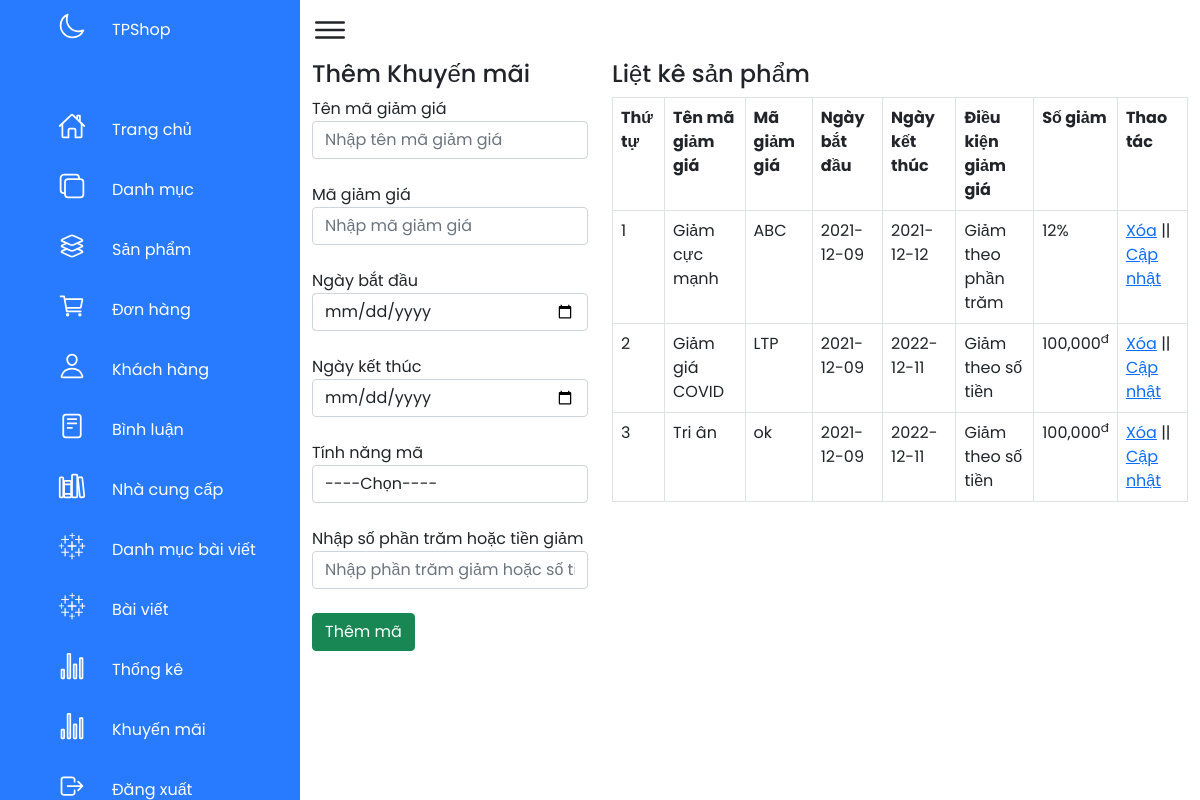
Screenshot of /admin/xulykhuyenmai.php with the database file from the repository.
### tables this page shows
CREATE TABLE `khuyenmai` (
  `makhuyenmai` varchar(50) NOT NULL,
  `tenmagiamgia` varchar(100) NOT NULL,
  `ngaybatdau` date NOT NULL,
  `ngayketthuc` date NOT NULL,
  `hinhthuckhuyenmai` int(11) NOT NULL COMMENT '1: giam %\r\n2: giảm giá tiền',
  `giagiam` float NOT NULL
);

### admin/xulykhuyenmai.php (the view, shortened to what this page needs)
<?php
include('../db/conn.php');
?>
<!DOCTYPE html>
<html lang="en">
<head>
    <link rel="stylesheet" href="../css/style_admin.css">
    <link href="https://cdn.jsdelivr.net/npm/bootstrap@5.1.3/dist/css/bootstrap.min.css" rel="stylesheet">
</head>
<body>
    <div class="container1">
        <?php
        include('menu.php');
        ?>
        <div class="main">
            <div class="toggle">
                <ion-icon name="menu-outline"></ion-icon>
            </div>
            <div class="container">
                <div class="row">
                    <?php
                    if (isset($_GET['quanly']) == 'capnhat') {
                        $id_capnhat = $_GET['capnhat_id'];
                        $sql_capnhat = mysqli_query($con, "SELECT * FROM khuyenmai where makhuyenmai = '$id_capnhat'");
                        $row_capnhat = mysqli_fetch_array($sql_capnhat);
                    ?>
                        <div class="col-md-4">
                            <h4>Cập nhật khuyến mãi</h4>
                            <form action="" method="POST">
                                <label for="">Tên mã giảm giá</label>
                                <input type="text" class="form-control" name="tenmagiamgia" value="<?=$row_capnhat['tenmagiamgia']?>"><br>
                                <label for="">Mã giảm giá</label>
                                <input type="text" class="form-control" name="magiamgia" value="<?=$row_capnhat['makhuyenmai']?>"><br>
                                <input type="hidden" class="form-control" name="id_update" value="<?=$row_capnhat['makhuyenmai']?>">
                                <label for="">Ngày bắt đầu</label>
                                <input type="date" class="form-control" name="ngaybatdau" value="<?=$row_capnhat['ngaybatdau']?>"><br>
                                <label for="">Ngày kết thúc</label>
                                <input type="date" class="form-control" name="ngayketthuc" value="<?=$row_capnhat['ngayketthuc']?>"><br>
                                <label for="">Tính năng mã</label>
                                <select name="tinhnangma" id="" class="form-control">
                                    <option value="0">----Chọn----</option>
                                    <?php
                                        if($row_capnhat['hinhthuckhuyenmai'] == 1){
                                            echo " <option value='1' selected>Giảm theo phần trăm</option>";
                                            echo " <option value='2'>Giảm theo giá tiền</option>";
                                        }else{
                                            echo " <option value='1' >Giảm theo phần trăm</option>";
                                            echo " <option value='2' selected>Giảm theo giá tiền</option>";
                                        }
                                    ?>
                                </select><br>
                                <label for="">Nhập số phần trăm hoặc tiền giảm</label>
                                <input type="text" class="form-control" name="giagiam" value="<?=$row_capnhat['giagiam']?>"><br>
                                <input type="submit" name="capnhatkhuyenmai" value="Cập nhật" class="btn btn-success">
                            </form>
                        </div>
                    <?php
                    } else { ?>
                        <div class="col-md-4">
                            <h4>Thêm Khuyến mãi</h4>
                            <form action="" method="POST">
                                <label for="">Tên mã giảm giá</label>
                                <input type="text" class="form-control" name="tenmagiamgia" placeholder="Nhập tên mã giảm giá"><br>
                                <label for="">Mã giảm giá</label>
                                <input type="text" class="form-control" name="magiamgia" placeholder="Nhập mã giảm giá"><br>
                                <label for="">Ngày bắt đầu</label>
                                <input type="date" class="form-control" name="ngaybatdau" placeholder="Nhập ngày bắt đầu"><br>
                                <label for="">Ngày kết thúc</label>
                                <input type="date" class="form-control" name="ngayketthuc" placeholder="Nhập ngày kết thúc"><br>
                                <label for="">Tính năng mã</label>
                                <select name="tinhnangma" id="" class="form-control">
                                    <option value="0">----Chọn----</option>
                                </select><br>
                                <label for="">Nhập số phần trăm hoặc tiền giảm</label>
                                <input type="text" class="form-control" name="giagiam" placeholder="Nhập phần trăm giảm hoặc số tiền giảm"><br>
                                <input type="submit" name="themmagiamgia" value="Thêm mã" class="btn btn-success">
                            </form>
                        </div>
                    <?php
                    }
                    ?>
                    <div class="col-md-8">
                        <h4>Liệt kê sản phẩm</h4>
                        <?php
                        $sql_select_km = mysqli_query($con, "SELECT * FROM khuyenmai ");
                        ?>
                        <table class="table  table-bordered ">
                            <tr>
                                <th>Thứ tự</th>
                                <th>Tên mã giảm giá</th>
                                <th>Mã giảm giá</th>
                                <th>Ngày bắt đầu</th>
                                <th>Ngày kết thúc</th>
                                <th>Điều kiện giảm giá</th>
                                <th>Số giảm</th>
                                <th>Thao tác</th>
                            </tr>
                            <?php
                            $i = 0;
                            while ($row_khuyenmai = mysqli_fetch_array($sql_select_km)) {
                                $i++;
                            ?>
                                <tr>
                                    <td><?= $i ?></td>
                                    <td><?= $row_khuyenmai['tenmagiamgia'] ?></td>
                                    <td><?= $row_khuyenmai['makhuyenmai'] ?></td>
                                    <td><?= $row_khuyenmai['ngaybatdau'] ?></td>
                                    <td><?= $row_khuyenmai['ngayketthuc'] ?></td>
                                    <td><?php
                                        if ($row_khuyenmai['hinhthuckhuyenmai'] == 1) {
                                            echo 'Giảm theo phần trăm';
                                        } else {
                                            echo 'Giảm theo số tiền';
                                        }
                                        ?></td>
                                    <td><?php
                                        if ($row_khuyenmai['hinhthuckhuyenmai'] == 1) {
                                            echo   $row_khuyenmai['giagiam'] . '%';
                                        } else {
                                            echo number_format($row_khuyenmai['giagiam']) . '<sup>đ</sup>';
                                        }
                                        ?></td>
                                    <td><a href="?xoa=<?php echo $row_khuyenmai['makhuyenmai'] ?>">Xóa</a>
                                        || <a href="?quanly=capnhat&capnhat_id=<?php echo $row_khuyenmai['makhuyenmai'] ?>">Cập nhật</a>
                                    </td>
                                </tr>
                            <?php
                            }
                            ?>
                        </table>
                    </div>
                </div>
            </div>
        </div>
    </div>
</body>
</html>

### css/style_admin.css (style rules this page uses)
* { margin: 0; padding: 0; box-sizing: border-box; font-family: 'Poppins', sans-serif; }
:root { --blue: #287bff; --white: #fff; --grey: #f5f5f5; --black1: #222; --black2: #999; }
body { min-width: 100vh; overflow-x: hidden; }
.container1 { position: relative; width: 100%; }
.main { position: absolute; width: calc(100% - 300px); left: 300px; min-height: 100vh; background:var(--white); transition: 0.5s; }
.toggle { position: relative; width: 60px; height: 60px; display: flex; justify-content: center; align-items: center; font-size: 2.5em; cursor: pointer; }
.btn { position: relative; padding: 5px 10px; background: var(--blue); text-decoration: none; color: var(--white); border-radius: 6px; }

### rows the page displays
khuyenmai: tenmagiamgia "Giảm cực mạnh", makhuyenmai "ABC", ngaybatdau "2021-12-09", ngayketthuc "2021-12-12", hinhthuckhuyenmai "Giảm theo phần trăm", giagiam "12"
khuyenmai: tenmagiamgia "Giảm giá COVID", makhuyenmai "LTP", ngaybatdau "2021-12-09", ngayketthuc "2022-12-11", hinhthuckhuyenmai "Giảm theo số tiền", giagiam "100,000"
khuyenmai: tenmagiamgia "Tri ân", makhuyenmai "ok", ngaybatdau "2021-12-09", ngayketthuc "2022-12-11", hinhthuckhuyenmai "Giảm theo số tiền", giagiam "100,000"
